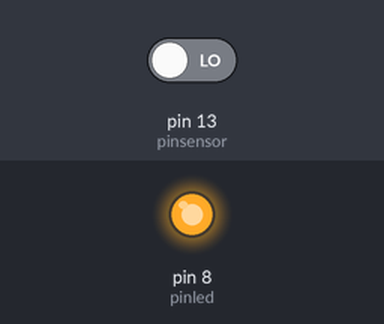
Bench run of a sketch on a simulated Arduino Uno, built with avr-gcc and run on an emulated ATmega328P. Parts: output pins drawn as LEDs (lit = HIGH). The inputs (shaded band) are chosen by the test bench; at power-on: pin 13 (pinsensor) LOW.

Above: at 1.2 s.
1.3 s: pin 13 (pinsensor) driven HIGH
At 2.4 s:
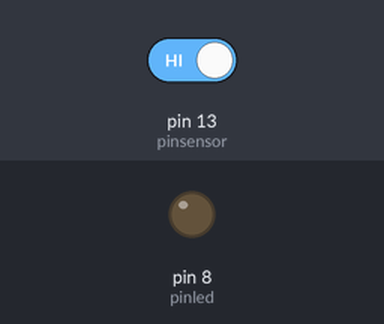
2.8 s: pin 13 (pinsensor) driven LOW
At 3.5 s:
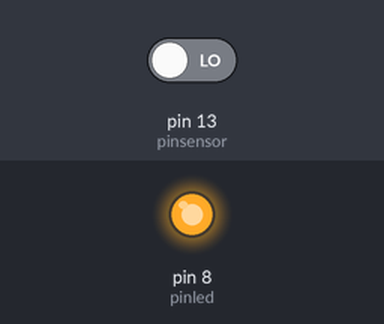
Timing chart, 0 to 5.8 s (numbered marks = the images above; inputs shaded):
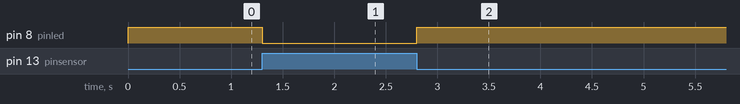

Measured:
- after the input at 1.3 s, pin 8 (pinled): HIGH → LOW at once
- after the input at 2.8 s, pin 8 (pinled): LOW → HIGH at once

The sketch:

codigo.ino
```cpp
int pinled=8;
int pinsensor=13;
int estado;

void setup() {
  pinMode(pinled,OUTPUT);
  pinMode(pinsensor,INPUT);
}

void loop() {
  estado=digitalRead(pinsensor);
  if(estado==HIGH){
    digitalWrite(pinled,LOW);
  }else{
    digitalWrite(pinled,HIGH);
  }
}
```
